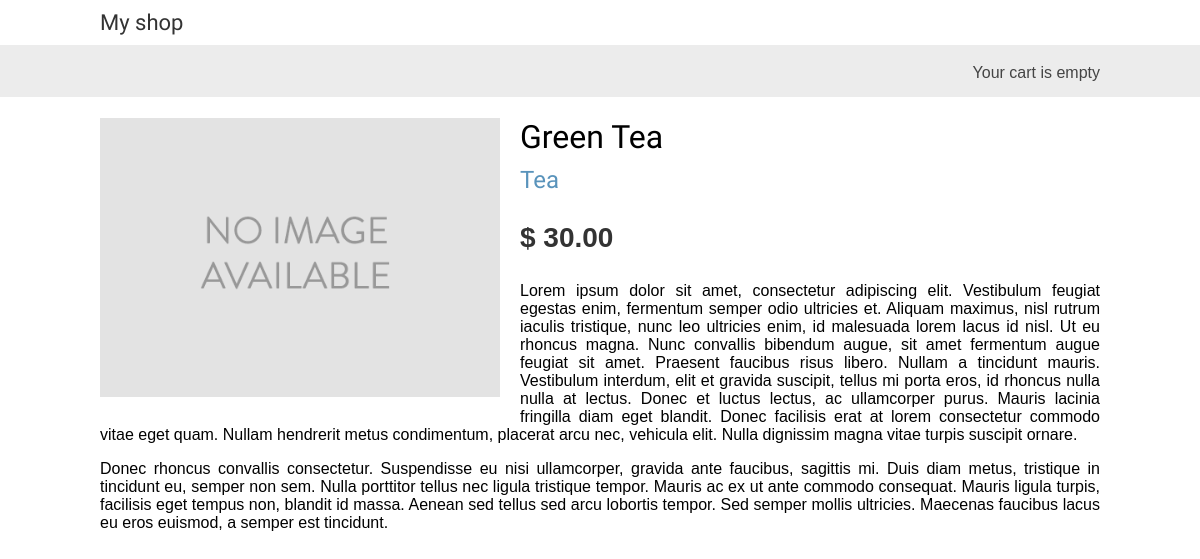
The page /1/green-tea/ on the database as committed earlier.
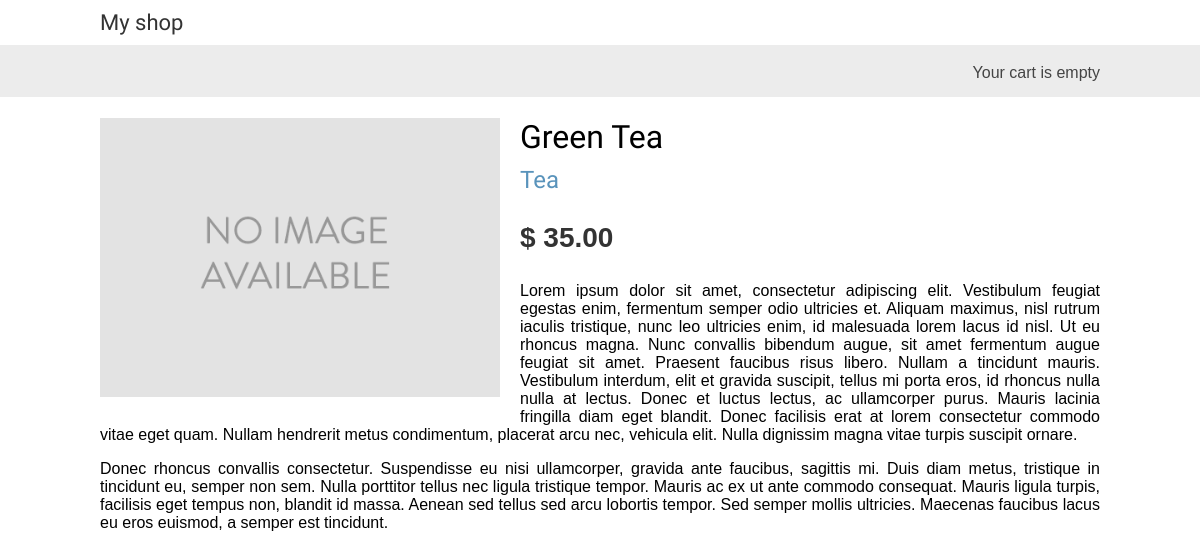
The same page on the database as committed later.
### shop_app/models.py (models this page shows, shortened)
class Product(models.Model):
    category = models.ForeignKey(Category, related_name='products', on_delete=models.CASCADE)
    name = models.CharField(max_length=200)
    slug = models.SlugField(max_length=200)
    image = models.ImageField(upload_to='products/%Y/%m/%d', blank=True)
    description = models.TextField(blank=True)
    price = models.DecimalField(max_digits=10, decimal_places=2)
    available = models.BooleanField(default=True)
    created = models.DateTimeField(auto_now_add=True)
    update = models.DateTimeField(auto_now=True)
    class Meta:
        ordering = ['name']
        indexes = [
            models.Index(fields=['id', 'slug']),
            models.Index(fields=['name']),
            models.Index(fields=['created']),
        ]

class Category(models.Model):
    name = models.CharField(max_length=200)
    slug = models.SlugField(max_length=200, unique=True)
    def get_absolute_url(self):
        return reverse('shop_app:product_list_by_category', args=[self.slug])
    class Meta:
        ordering = ['name']
        indexes = [
            models.Index(fields=['name'])
        ]
        verbose_name = 'category'
        verbose_name_plural = 'categories'
    def __str__(self):
        return self.name

### shop_app/views.py (the view)
# urls.py: path('<int:id>/<slug:slug>/', views.product_detail, name='product_detail'),
def product_detail(request, id, slug):
    product = get_object_or_404(Product, id=id, slug=slug, available=True)
    return render(request, 'shop_app/product/detail.html', {'product': product})

### shop_app/templates/shop_app/product/detail.html (shortened to what this page needs)
{% extends 'shop_app/base.html' %}
{% load static %}
{% block content %}
<div class="product-detail">
    <img src="{% if product.image %} {{ product.image.url }} {% else %} {% static 'img/no_image.png' %} {% endif%}"  alt="Фото чая">
    <h1>{{ product.name }}</h1>
    <h2>
        <a href="{{ product.category.get_absolute_url }}">{{ product.category }} </a>
    </h2>
    <p class="price">$ {{product.price}}</p>
    {{product.description|linebreaks}}
</div>
{% endblock %}

Rows that differ between the two databases and show on the page:
changed Product "Green Tea": price "30.00" → "35.00"
